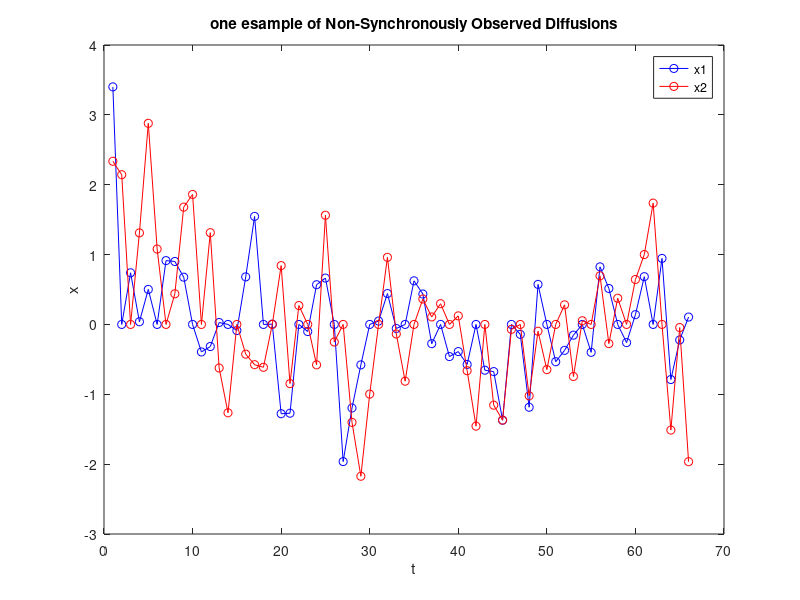

The MATLAB source for this figure: (Note: this script raises an error after producing the figure.)
%%MLPMCMC with diffusion bridge, estimating drift coefficient. EM dis
%%observation regular observed.
close all;
clear;
clc;
format long

T = 65;
L = 18;
delta = 2^(-L); 
nh = 1/delta;
nl = T*2^L; 

% parameters 
%A should be positive definite
A = [0.8,0.2;-0.3,0.8];
x0 = randn(2,1)+3;
R = chol(eye(2) * delta);
%{
dW = cell(nl,1);
for i = 1:nl
    dW{i,1} = R * randn(2,1);
end
X = zeros(2, T+1);
X(:,1) = x0;
%}

%generating data
COV = [1,0.5; 0.5,1];
Sigma = sqrtm(COV);
rho = 0.5;
%{
for k = 1: T
    v = X(:,k);
    for i = 1:nh
        v = v-(A*delta)*v + Sigma*dW{(k-1)*nh +i,1};
    end
    X(:,k+1) = v;
end
X(1,2:4:T) = 0;
X(2,3:4:T) = 0;
%}


load('X_18.mat');
%X(1,T) = 0;
%X(2,T) = 0;

figure;
plot(1:T+1,  X(1,:), 'b-o');
hold on
plot(1:T+1,  X(2,:), 'r-o');
hold off
xlabel('t')
ylabel('x')
legend('x1','x2')
title('one esample of Non-Synchronously Observed Diffusions')

NP = 50;
NP_1 = 30;

Lmin = 4;
LP = 6;
% discretization size
hl = zeros(LP - Lmin + 1, 1);
hl(1) = 2^(-Lmin);
for l = 1:LP- Lmin
    hl(l+1) = 2^(-l- Lmin);
end

%Nl =  floor(20 * 2^(2*LP) * hl.^(9/10) + 1000);
Nl = [1000,1000,1000];
%store the acceptance rate
Aln = zeros(LP - Lmin + 1, 1);
Theta_trace = cell(LP - Lmin + 1, 1);
Theta_trace_1 = cell(LP - Lmin,1);
Theta_trace_2 = cell(LP - Lmin,1);

Theta_traceN = cell(LP - Lmin + 1, 1);
Theta_trace_1N = cell(LP - Lmin,1);
Theta_trace_2N = cell(LP - Lmin,1);

%mean of theta over iterations
ML_Theta_trace = cell(LP - Lmin + 1, 1);
%weights for finer and corse level        
H1_trace = cell(LP - Lmin, 1);
H2_trace = cell(LP - Lmin, 1);

for k = 1 : LP - Lmin + 1
    Theta_trace{k, 1} = zeros(Nl(k),4);
    Theta_traceN{k,1} = zeros(Nl(k),4);
    ML_Theta_trace{k, 1} = zeros(Nl(k),4);
end

for i = 1:LP - Lmin
    Theta_trace_1{i,1} = zeros(Nl(i+1),4);
    Theta_trace_2{i,1} = zeros(Nl(i+1),4);

    Theta_trace_1N{i,1} = zeros(Nl(i+1),4);
    Theta_trace_2N{i,1} = zeros(Nl(i+1),4);

    H1_trace{i,1} = zeros(Nl(i+1),1);
    H2_trace{i,1} = zeros(Nl(i+1),1);
end


%initial theta values and parameters
Theta_A = [0.9,0.2,-0.3,0.6];
tic;

Theta_A_p = Theta_A;
Z = PF_DB(Lmin, NP, T, X, Theta_A_p(1),Theta_A_p(2),Theta_A_p(3),Theta_A_p(4), sqrt(COV(1,1)),sqrt(COV(2,2)),rho);
lZ = Z;
l_pos_Theta_A_p = l_posterior(Theta_A_p, lZ);

N_count = 0;
N_count_last = 0;

Sigma_A = 0.4*diag([0.8,0.6,0.6,0.8]);
Sigma_A1 = 0.35*diag([0.8,0.6,0.6,0.8]);

for iter = 1:Nl(1)
 
    if mod(iter, 50) == 0
        fprintf('iter = %f\n', iter);
        disp(['current AC = ', num2str(N_count/(iter))]);
        disp(['current new AC = ', num2str((N_count - N_count_last)/(mod(iter,50)+1))]);

    end
    if mod(iter, 50) == 0
        N_count_last = N_count;
    end

   
    Theta_A_prime1 = Theta_A_p;
    Theta_A_prime1 = mvnrnd(Theta_A_prime1, Sigma_A*Sigma_A');
    Theta_A_prime = Theta_A_prime1;

    Z_prime = PF_DB(Lmin, NP, T, X, ...
            Theta_A_prime(1),Theta_A_prime(2),Theta_A_prime(3),Theta_A_prime(4), sqrt(COV(1,1)),sqrt(COV(2,2)),rho);
    lZ_prime = Z_prime;
    l_pos_Theta_A_prime = l_posterior(Theta_A_prime, lZ_prime);
    
    
    alpha = min(0, l_pos_Theta_A_prime - l_pos_Theta_A_p);
    U = log(rand);
    if U < alpha
        Theta_A_p = Theta_A_prime;
        lZ = lZ_prime;
        l_pos_Theta_A_p = l_pos_Theta_A_prime;
        Theta_trace{1, 1}(iter,:) = Theta_A_prime; 
        N_count = N_count + 1;
        
    else
        Theta_trace{1, 1}(iter,:) = Theta_A_p; 
        lZ = PF_DB(Lmin, NP, T, X, Theta_A_p(1),Theta_A_p(2),Theta_A_p(3),Theta_A_p(4), sqrt(COV(1,1)),sqrt(COV(2,2)),rho);
        l_pos_Theta_A_p = l_posterior(Theta_A_p, lZ);
    end 
end

Aln(1,1) = N_count / Nl(1);
toc;

H1_sum = 0;
H2_sum = 0;
tic;

for l = 1:LP - Lmin 

    level = l + Lmin;
    fprintf('level = %f\n', level);

    Theta_l = mean(Theta_trace{1,1});
    [H1_l, H2_l, G_l] = c_pf_db(level, NP_1, T, X, Theta_l(1),Theta_l(2),Theta_l(3),Theta_l(4), sqrt(COV(1,1)),sqrt(COV(2,2)),rho);
    lG_l = G_l;
    l_pos_theta_l = l_posterior(Theta_l, lG_l);
    
    N_count_l = 0;
    for iter = 1:Nl(l+1)
        
        if mod(iter, 100) == 0
            fprintf('iter = %f\n', iter);
            fprintf('AR = %f\n', N_count_l/iter);
            fprintf('H1 average = %f\n', H1_sum/100);
            fprintf('H2 average = %f\n', H2_sum/100);
            %disp(['average theta = ', num2str(mean(Theta_trace((iter-99):iter-1,:),1))]);
            H1_sum = 0;
            H2_sum = 0;
            toc;
            tic;
        end
            
        Theta_l_prime1 = mvnrnd(Theta_l, Sigma_A1*Sigma_A1');
        Theta_l_prime = Theta_l_prime1;
        [H1_lp, H2_lp, lG_lp] = c_pf_db(level, NP_1, T, X, Theta_l_prime(1),Theta_l_prime(2),Theta_l_prime(3),Theta_l_prime(4), sqrt(COV(1,1)),sqrt(COV(2,2)),rho);
        l_pos_theta_l_prime = l_posterior(Theta_l_prime, lG_lp);
        alpha_l = min(0, l_pos_theta_l_prime - l_pos_theta_l);

        H1_sum = H1_sum + H1_lp;
        H2_sum = H2_sum + H2_lp;

        Ul = log(rand);

        if Ul < alpha_l 
            Theta_l = Theta_l_prime;
            Theta_trace{l+1, 1}(iter,:) = Theta_l_prime;
            lG_l = lG_lp;
            l_pos_theta_l = l_pos_theta_l_prime;
            H1_l = H1_lp;
            H2_l = H2_lp;
            H1_trace{l, 1}(iter,1) = H1_lp;
            H2_trace{l, 1}(iter,1) = H2_lp;
            N_count_l = N_count_l + 1;
        else
            Theta_trace{l+1, 1}(iter,:) = Theta_l; 
            [H1_l, H2_l, lG_l] = c_pf_db(level, NP_1, T, X, Theta_l(1),Theta_l(2),Theta_l(3),Theta_l(4), sqrt(COV(1,1)),sqrt(COV(2,2)),rho);
            l_pos_theta_l = l_posterior(Theta_l, lG_l);
            H1_trace{l, 1}(iter,1) = H1_l;
            H2_trace{l, 1}(iter,1) = H2_l;
        end   
    end

        Aln(l+1,1) = N_count_l / Nl(l+1);
end

toc;

for ll = 1:LP - Lmin
    for i = 1:4      
        Theta_trace_1N{ll,1}(:,i) = Theta_trace{ll+1,1}(:,i) .* (exp(H1_trace{ll,1}(:,1)) / sum(exp(H1_trace{ll,1}(:,1))));
        Theta_trace_2N{ll,1}(:,i) = Theta_trace{ll+1,1}(:,i) .* (exp(H2_trace{ll,1}(:,1)) / sum(exp(H2_trace{ll,1}(:,1))));
        Theta_traceN{ll+1,1}(:,i) = Theta_trace{ll+1,1}(:,i) .* (exp(H1_trace{ll,1}(:,1)) / sum(exp(H1_trace{ll,1}(:,1))) - exp(H2_trace{ll,1}(:,1))/ sum(exp(H2_trace{ll,1}(:,1))));
        ML_Theta_trace{ll+1,1}(:,i) = cumsum(Theta_traceN{ll+1, 1}(:,i)) ./ (1:Nl(ll+1))';
    end
end

Theta_traceN{1,1} = mean(Theta_trace{1,1});

final_theta = Theta_traceN{1,1};
level_means = zeros(LP-Lmin, 4);

for i=1:4
    for j = 1:LP - Lmin
        final_theta(i) = final_theta(i) + sum(Theta_traceN{j+1,1}(burnin:end,i));
        level_means(j,i) = sum(Theta_traceN{j+1,1}(burnin:end,i));
    end
end

%{
Theta_all = Theta_trace{1,1} + Theta_trace{2,1} + Theta_trace{3,1};

figure
subplot(4,1,1)
plot(1:3:Nl(1), Theta_all(1:3:end,1), 'r--');
title('A11');

subplot(4,1,2)
plot(1:3:Nl(1), Theta_all(1:3:end,2), 'r--');
title('A12');

subplot(4,1,3)
plot(1:3:Nl(1), Theta_all(1:3:end,3), 'r--');
title('A21');

subplot(4,1,4)
plot(1:3:Nl(1), Theta_all(1:3:end,4), 'r--');
title('A22');



% 调整子图间距
set(gcf, 'Position', [100 100 380 700]);
set(gcf, 'Units', 'normalized');
set(gcf, 'Position', [0.1 0.1 0.38 0.7]);


figure
histogram(H1_trace{1,1})

Theta_truth = [A(1,1),A(1,2),A(2,1),A(2,2),sqrt(COV(1,1)),sqrt(COV(2,2)),rho];
figure
plot(1:Nl(1), Theta_trace{1,1}(:,1), 'r--');
hold on
plot([1, Nl(1)], [Theta_truth(1), Theta_truth(1)]);
hold on 
plot(1:Nl(1), cumsum(Theta_trace{1,1}(:,1)) ./ (1:Nl(1))', 'b-*')
title('A11')
hold off

figure
plot(1:Nl(1), Theta_trace{1,1}(:,2), 'r--');
hold on
plot([1, Nl(1)], [Theta_truth(2), Theta_truth(2)]);
title('A12')
hold off

figure
plot(1:Nl(1), Theta_trace{1,1}(:,3), 'r--');
hold on
plot([1, Nl(1)], [Theta_truth(3), Theta_truth(3)]);
title('A21')
hold off

figure
plot(1:Nl(1), Theta_trace{1,1}(:,4), 'r--');
hold on
plot([1, Nl(1)], [Theta_truth(4), Theta_truth(4)]);
title('A22')
hold off





for l = 1:LP-Lmin
figure
plot(burnin:Nl(l+1), Theta_traceN{l+1,1}(burnin:end,1), 'r--')
title(['MLPMMH increments l = ', num2str(l+1)])
%legend('L','theta')
hold off
figure
plot(burnin:Nl(l+1), Theta_traceN{l+1,1}(burnin:end,2), 'r--')
title(['MLPMMH increments l = ', num2str(l+1)])
%legend('L','theta')
hold off
figure
plot(burnin:Nl(l+1), Theta_traceN{l+1,1}(burnin:end,3), 'r--')
title(['MLPMMH increments l = ', num2str(l+1)])
%legend('L','theta')
hold off
figure
plot(burnin:Nl(l+1), Theta_traceN{l+1,1}(burnin:end,4), 'r--')
title(['MLPMMH increments l = ', num2str(l+1)])
%legend('L','theta')
hold off

end

%}

%particle filter using diffusion bridge
function z = PF_DB(L, NP, T, X,A1,A2,A3,A4,SIG1,SIG2,rho)
    hl = 2^(-L);
    nl = 2^L;
    A  = [A1,A2;A3,A4];
    
    X_est = zeros(NP,2,T+1);
    X_est(:,1,1) = X(1,1) * ones(NP,1);
    X_est(:,2,1) = X(2,1) * ones(NP,1);
    Cova = [SIG1^2,rho*SIG1*SIG2;rho*SIG1*SIG2,SIG2^2];
    Cova_Inv = Cova^(-1);
    lGL1 = zeros(NP,T);
    lGL2 = zeros(NP,T);
    lGL3 = zeros(NP,T);
    lGL = zeros(NP,T);
    lGL_star = zeros(1,T);

    for k = 1:T
        
        XK = zeros(NP,2);
        XKM = zeros(NP,2);
        %update x_{k+1}
        %the first observation is missed
        %simulate x^1_{k+1}conditional on X^2_{k+1} and X_k
        XKM(:,1) = X_est(:,1,k);
        XKM(:,2) = X_est(:,2,k);

        if X(1,k+1) == 0 && X(2,k+1) ~= 0
            X_est(:,2,k+1) = X(2,k+1) * ones(NP,1);
            %generate the first comnent from f_hat (browanian motion delta_t = 1)
            X_est(:,1,k+1) = sqrt((1-rho^2))*SIG1*0.1*randn(NP,1) + X_est(:,1,k) + rho*SIG1/SIG2* (X_est(:,2,k+1)-X_est(:,2,k));
            XK(:,1) = X_est(:,1,k+1);
            XK(:,2) = X_est(:,2,k+1);
            X_Bri = em_b(XKM, XK, L, NP, A1,A2,A3,A4,SIG1,SIG2,rho);
            %f_tilde from the brownian motion X_tk+1 ~ N(Xtk,Sigma*Sigma'*1)
            lGL1(:,k) = lG(XK,XKM,Cova);
            %h_hat, conditional density 
            lGL2(:,k) = -lG(X_est(:,1,k+1),X_est(:,1,k) + rho*SIG1/SIG2*(X_est(:,2,k+1)-X_est(:,2,k)),(1-rho^2)*SIG1^2*0.01);
            
            % the integral of L
            % if there is any way to replace the for loop
            
            for m = 0:nl-1
                lGL3(:,k) = lGL3(:,k) + diag(hl*(-A*X_Bri(:,:,m+1)')' * Cova_Inv*(XK-X_Bri(:,:,m+1))'/(1-m*hl));
            end
            %{
            for m = 0:nl-1
                for mm = 1:NP
                lGL3(mm,k) = lGL3(mm,k) + hl*(-A*X_Bri(mm,:,m+1)')' * Cova_Inv*(XK(mm,:)-X_Bri(mm,:,m+1))'/(1-m*hl);
                end
            end
            %}
            lGL(:,k) = lGL3(:,k)+lGL2(:,k)+lGL1(:,k);

        %the second observation is missed
        %simulate x^2_{k+1}conditional on X^1_{k+1} and X_k
        elseif X(2,k+1) == 0 && X(1, k+1) ~= 0
            X_est(:,1,k+1) = X(1,k+1) * ones(NP,1);
            %generate the second comnent from f_hat (browanian motion delta_t = 1)
            X_est(:,2,k+1) = sqrt((1-rho^2))*SIG2*0.1*randn(NP,1) + X_est(:,2,k) + rho*SIG2/SIG1* (X_est(:,1,k+1)-X_est(:,1,k));
            XK(:,1) = X_est(:,1,k+1);
            XK(:,2) = X_est(:,2,k+1);
            X_Bri = em_b(XKM, XK, L, NP, A1,A2,A3,A4,SIG1,SIG2,rho);
            %f_tilde from the brownian motion X_tk+1 ~ N(Xtk,Sigma*Sigma'*1)
            lGL1(:,k) = lG(XK,XKM,Cova);
            %h_hat, conditional density 
            lGL2(:,k) = -lG(X_est(:,2,k+1),X_est(:,2,k) + rho*SIG2/SIG1*(X_est(:,1,k+1)-X_est(:,1,k)),(1-rho^2)*SIG2^2*0.01);
            %
            for m = 0:nl-1
                lGL3(:,k) = lGL3(:,k) + hl*diag((-A*X_Bri(:,:,m+1)')' * Cova_Inv*(XK-X_Bri(:,:,m+1))'/(1-m*hl));
            end
            %{

            for m = 0:nl-1
                for mm = 1:NP
                    lGL3(mm,k) = lGL3(mm,k) + hl*(-A*X_Bri(mm,:,m+1)')' * Cova_Inv*(XK(mm,:)-X_Bri(mm,:,m+1))'/(1-m*hl);
                end
            end
            %}
            lGL(:,k) = lGL3(:,k)+lGL2(:,k)+lGL1(:,k);
        %no missing components
        elseif X(2,k+1) ~= 0 && X(1, k+1) ~= 0
            X_est(:,1,k+1) = X(1,k+1)*ones(NP,1);
            X_est(:,2,k+1) = X(2,k+1)*ones(NP,1);
            XK(:,1) = X_est(:,1,k+1);
            XK(:,2) = X_est(:,2,k+1);
            X_Bri = em_b(XKM, XK, L, NP, A1,A2,A3,A4,SIG1,SIG2,rho);
            %f_tilde from the brownian motion X_tk+1 ~ N(Xtk,Sigma*Sigma'*1)
            lGL1(:,k) = lG(XK,XKM,Cova);
            %h_hat, conditional density 
            lGL2(:,k) = 0;
            
            % the integral of L
            % if there is any way to replace the for loop
            %
            for m = 0:nl-1
                lGL3(:,k) = lGL3(:,k) + hl*diag((-A*X_Bri(:,:,m+1)')' * Cova_Inv*(XK-X_Bri(:,:,m+1))'/(1-m*hl));
            end
            %{
            for m = 0:nl-1
                for mm = 1:NP
                lGL3(mm,k) = lGL3(mm,k) + hl*(-A*X_Bri(mm,:,m+1)')' * Cova_Inv*(XK(mm,:)-X_Bri(mm,:,m+1))'/(1-m*hl);
                end
            end
            %}
            lGL(:,k) = lGL3(:,k)+lGL2(:,k)+lGL1(:,k);
        end
        GL0 = exp(lGL(:,k) - max(lGL(:,k)));
        lGL_star(1,k)= log(sum(GL0)) + max(lGL(:,k));
        GLL = GL0 / sum(GL0);
     
        I = resampleSystematic( GLL);
        X_est(:,1,1:k) = X_est(I, 1,1:k);
        X_est(:,2,1:k) = X_est(I, 2,1:k); 
            
       
    end
    %{
    % the last point
    XK(:,:) = (chol(Cova)*randn(NP, 2)')' + XKM;
    X_Bri = em_b(XKM, XK, L, NP, A1,A2,A3,A4,SIG1,SIG2,rho);
    %f_tilde from the brownian motion X_tk+1 ~ N(Xtk,Sigma*Sigma'*1)
    lGL1(:,T) = lG(XK,XKM,Cova);
    %h_hat, conditional density 
    lGL2(:,T) = -lG(XK,XKM,Cova);
    
    % the integral of L
    % if there is any way to replace the for loop
    for m = 0:nl-1
        lGL3(:,T) = lGL3(:,T) + diag(hl*(A*X_Bri(:,:,m+1)')' * Cova^(-1)*(XK-X_Bri(:,:,m+1))'/(1-m*hl));
    end
    lGL(:,T) = lGL3(:,T)+lGL2(:,T)+lGL1(:,T);
    GL0 = exp(lGL(:,T) - max(lGL(:,T)));
    lGL_star(1,T)= log(sum(GL0)) + max(lGL(:,T));
    %}
     
    %z = exp(log(GLL) + T * log(1/N) + sum(lGL_star));  
    z = T * log(1/NP) + sum(lGL_star);
end


% the auxillary diffusion is dx_t = sqrtm(Cov)*dW_t with fixed starting point, 
% then in a unit interval[t-1,t], x_t ~ N(x_{t-1}, Cov),we use the conditional transition density
% of the auxillary diffusion to sample the missing observations.

%Euler discretization of the diffusion bridge
function X_bridge = em_b(X_start, X_end, L, N, a11,a12,a21,a22,sigma1,sigma2,rho)
    hh = 2^-L;
    nh = 2^L;
    X_bridge = zeros(N,2,nh);
    X_bridge(:,:,1) = X_start;
    %XU = X_start; 
    R = chol(eye(2) * hh);
    dW = zeros(N,2,nh);
    for m = 1:nh-1
        dW(:,:,m) = (R*randn(N,2)')';
    end
    SIG = sqrtm([sigma1^2,rho*sigma1*sigma2;rho*sigma1*sigma2,sigma2^2]);
    for ii = 1:nh-1 
        X_bridge(:,:,ii+1) = X_bridge(:,:,ii) - ([a11,a12;a21,a22]*X_bridge(:,:,ii)')'*hh + (X_end-X_bridge(:,:,ii))/(1-(ii-1)*hh)*hh + (SIG*dW(:,:,ii)')';
    end
end


function [lwf, lwc, cz] = c_pf_db(L, NP, T, X,A1,A2,A3,A4,SIG1,SIG2,rho)
    hlf = 2^(-L);
    nlf = 2^L;
    hlc = 2^(-(L-1));
    nlc = 2^(L-1);
    A  = [A1,A2;A3,A4];
    
    Xf_est = zeros(NP,2,T+1);
    Xf_est(:,1,1) = X(1,1) * ones(NP,1);
    Xf_est(:,2,1) = X(2,1) * ones(NP,1);

    Xc_est = zeros(NP,2,T+1);
    Xc_est(:,1,1) = X(1,1) * ones(NP,1);
    Xc_est(:,2,1) = X(2,1) * ones(NP,1);

    Cova = [SIG1^2,rho*SIG1*SIG2;rho*SIG1*SIG2,SIG2^2];
    Cova_Inv = Cova^(-1);
    lGLf1 = zeros(NP,T);
    lGLf2 = zeros(NP,T);
    lGLf3 = zeros(NP,T);
    lGLf = zeros(NP,T);

    lGLc1 = zeros(NP,T);
    lGLc2 = zeros(NP,T);
    lGLc3 = zeros(NP,T);
    lGLc = zeros(NP,T);

    lGLJ = zeros(NP,T);
    lGL_star = zeros(1,T);
    lwf = 0;
    lwc = 0;
  
    
     for k = 1:T
        XKf = zeros(NP,2);
        XKMf = zeros(NP,2);
        XKc = zeros(NP,2);
        XKMc = zeros(NP,2);
        %update x_{k+1}
        %the first observation is missed
        %simulate x^1_{k+1}conditional on X^2_{k+1} and X_k
        XKMf(:,1) = Xf_est(:,1,k);
        XKMf(:,2) = Xf_est(:,2,k);
        XKMc(:,1) = Xc_est(:,1,k);
        XKMc(:,2) = Xc_est(:,2,k);
        if X(1,k+1) == 0 && X(2,k+1) ~= 0
            Xf_est(:,2,k+1) = X(2,k+1) * ones(NP,1);
            %generate the first comnent from f_hat (browanian motion delta_t = 1)
            Xf_est(:,1,k+1) = sqrt((1-rho^2))*SIG1*(0.1)*randn(NP,1) + Xf_est(:,1,k) + rho*SIG1/SIG2* (Xf_est(:,2,k+1)-Xf_est(:,2,k));
            XKf(:,1) = Xf_est(:,1,k+1);
            XKf(:,2) = Xf_est(:,2,k+1);

            Xc_est(:,2,k+1) = X(2,k+1) * ones(NP,1);
            %generate the first comnent from f_hat (browanian motion delta_t = 1)
            Xc_est(:,1,k+1) = sqrt((1-rho^2))*SIG1*(0.1)*randn(NP,1) + Xc_est(:,1,k) + rho*SIG1/SIG2* (Xc_est(:,2,k+1)-Xc_est(:,2,k));
            XKc(:,1) = Xc_est(:,1,k+1);
            XKc(:,2) = Xc_est(:,2,k+1);


            [Xf_Bri,Xc_Bri] = cou_em_b(XKMf, XKf, XKMc,XKc, L, NP, A1,A2,A3,A4,SIG1,SIG2,rho);
            %f_tilde from the brownian motion Xf_tk+1 ~ N(Xf_tk,Sigma*Sigma'*1)
            lGLf1(:,k) = lG(XKf,XKMf,Cova);
            %h_hat, conditional density 
            lGLf2(:,k) = -lG(Xf_est(:,1,k+1),Xf_est(:,1,k) + rho*SIG1/SIG2*(Xf_est(:,2,k+1)-Xf_est(:,2,k)),(1-rho^2)*SIG1^2*0.01);            
            % the integral of L
            % if there is any way to replace the for loop
            %
            for m1 = 0:nlf-1
                lGLf3(:,k) = lGLf3(:,k) + diag(hlf*(-A*Xf_Bri(:,:,m1+1)')' * Cova_Inv*(XKf-Xf_Bri(:,:,m1+1))'/(1-m1*hlf));
            end
            %{
            for m1 = 0:nlf-1
                for mm1 = 1:NP
                lGLf3(mm1,k) = lGLf3(mm1,k) + hlf*(-A*Xf_Bri(mm1,:,m1+1)')' * Cova_Inv*(XKf(mm1,:)-Xf_Bri(mm1,:,m1+1))'/(1-m1*hlf);
                end
            end
            %}
            lGLf(:,k) = lGLf3(:,k)+lGLf2(:,k)+lGLf1(:,k);

            lGLc1(:,k) = lG(XKc,XKMc,Cova);
            %h_hat, conditional density 
            lGLc2(:,k) = -lG(Xc_est(:,1,k+1),Xc_est(:,1,k) + rho*SIG1/SIG2*(Xc_est(:,2,k+1)-Xc_est(:,2,k)),(1-rho^2)*SIG1^2*0.01);            
            % the integral of L
            % if there is any way to replace the for loop
            %
            for m2 = 0:nlc-1
                lGLc3(:,k) = lGLc3(:,k) + hlc*diag((-A*Xc_Bri(:,:,m2+1)')' * Cova_Inv*(XKc-Xc_Bri(:,:,m2+1))'/(1-m2*hlc));
            end
            %{
            for m2 = 0:nlc-1
                for mm2 = 1:NP
                lGLc3(mm2,k) = lGLc3(mm2,k) + hlc*(-A*Xc_Bri(mm2,:,m2+1)')' * Cova_Inv*(XKc(mm2,:)-Xc_Bri(mm2,:,m2+1))'/(1-m2*hlc);
                end
            end
            %}
            lGLc(:,k) = lGLc3(:,k)+lGLc2(:,k)+lGLc1(:,k);
            
            %lGLJ(:,k) = max(lGLf(:,k),lGLc(:,k));
            lGLJ(:,k) = log(0.5*exp(lGLf(:,k)) + 0.5*exp(lGLc(:,k)));
        %the second observation is missed
        %simulate x^2_{k+1}conditional on X^1_{k+1} and X_k
        elseif X(2,k+1) == 0 && X(1,k+1) ~= 0
            Xf_est(:,1,k+1) = X(1,k+1) * ones(NP,1);
            %generate the first comnent from f_hat (browanian motion delta_t = 1)
            Xf_est(:,2,k+1) = sqrt((1-rho^2))*SIG2*(0.1)*randn(NP,1) + Xf_est(:,2,k) + rho*SIG2/SIG1* (Xf_est(:,1,k+1)-Xf_est(:,1,k));
            XKf(:,1) = Xf_est(:,1,k+1);
            XKf(:,2) = Xf_est(:,2,k+1);

            Xc_est(:,1,k+1) = X(1,k+1) * ones(NP,1);
            %generate the first comnent from f_hat (browanian motion delta_t = 1)
            Xc_est(:,2,k+1) = sqrt((1-rho^2))*SIG2*(0.1)*randn(NP,1) + Xc_est(:,2,k) + rho*SIG2/SIG1* (Xc_est(:,1,k+1)-Xc_est(:,1,k));
            XKc(:,1) = Xc_est(:,1,k+1);
            XKc(:,2) = Xc_est(:,2,k+1);


            [Xf_Bri,Xc_Bri] = cou_em_b(XKMf, XKf, XKMc, XKc, L, NP, A1,A2,A3,A4,SIG1,SIG2,rho);
            %f_tilde from the brownian motion X_tk+1 ~ N(Xtk,Sigma*Sigma'*1)
            lGLf1(:,k) = lG(XKf,XKMf,Cova);
            %h_hat, conditional density 
            lGLf2(:,k) = -lG(Xf_est(:,2,k+1),Xf_est(:,2,k) + rho*SIG2/SIG1*(Xf_est(:,1,k+1)-Xf_est(:,1,k)),(1-rho^2)*SIG2^2*0.01);            
            % the integral of L
            % if there is any way to replace the for loop
            %
            for m1 = 0:nlf-1
                lGLf3(:,k) = lGLf3(:,k) + hlf*diag((-A*Xf_Bri(:,:,m1+1)')' * Cova_Inv*(XKf-Xf_Bri(:,:,m1+1))'/(1-m1*hlf));
            end
            %{

            for m1 = 0:nlf-1
                for mm1 = 1:NP
                lGLf3(mm1,k) = lGLf3(mm1,k) + hlf*(-A*Xf_Bri(mm1,:,m1+1)')' * Cova_Inv*(XKf(mm1,:)-Xf_Bri(mm1,:,m1+1))'/(1-m1*hlf);
                end
            end
            %}
            lGLf(:,k) = lGLf3(:,k)+lGLf2(:,k)+lGLf1(:,k);

            lGLc1(:,k) = lG(XKc,XKMc,Cova);
            %h_hat, conditional density 
            lGLc2(:,k) = -lG(Xc_est(:,2,k+1),Xc_est(:,2,k) + rho*SIG2/SIG1*(Xc_est(:,1,k+1)-Xc_est(:,1,k)),(1-rho^2)*SIG2^2*0.01);            
            % the integral of L
            % if there is any way to replace the for loop
            %
            for m2 = 0:nlc-1
                lGLc3(:,k) = lGLc3(:,k) + hlc*diag((-A*Xc_Bri(:,:,m2+1)')' * Cova_Inv*(XKc-Xc_Bri(:,:,m2+1))'/(1-m2*hlc));
            end
            %{
            for m2 = 0:nlc-1
                for mm2 = 1:NP
                lGLc3(mm2,k) = lGLc3(mm2,k) + hlc*(-A*Xc_Bri(mm2,:,m2+1)')' * Cova_Inv*(XKc(mm2,:)-Xc_Bri(mm2,:,m2+1))'/(1-m2*hlc);
                end
            end
            %}
            lGLc(:,k) = lGLc3(:,k)+lGLc2(:,k)+lGLc1(:,k);
            
            %lGLJ(:,k) = max(lGLf(:,k), lGLc(:,k));
            lGLJ(:,k) = log(0.5*exp(lGLf(:,k)) + 0.5*exp(lGLc(:,k)));
        %the second observation is missed
        %simulate x^2_{k+1}conditional on X^1_{k+1} and X_k
        %no missing components
        elseif  X(2,k+1) ~= 0 && X(1,k+1) ~= 0
            Xf_est(:,1,k+1) = X(1,k+1)*ones(NP,1);
            Xf_est(:,2,k+1) = X(2,k+1)*ones(NP,1);
            XKf(:,1) = Xf_est(:,1,k+1);
            XKf(:,2) = Xf_est(:,2,k+1);

            Xc_est(:,1,k+1) = X(1,k+1)*ones(NP,1);
            Xc_est(:,2,k+1) = X(2,k+1)*ones(NP,1);
            XKc(:,1) = Xc_est(:,1,k+1);
            XKc(:,2) = Xc_est(:,2,k+1);

            [Xf_Bri,Xc_Bri] = cou_em_b(XKMf, XKf, XKMc, XKc, L, NP, A1,A2,A3,A4,SIG1,SIG2,rho);
            %f_tilde from the brownian motion X_tk+1 ~ N(Xtk,Sigma*Sigma'*1)
            lGLf1(:,k) = lG(XKf,XKMf,Cova);
            %h_hat, conditional density 
            lGLf2(:,k) = 0;
            % the integral of L
            % if there is any way to replace the for loop
            %
            for m1 = 0:nlf-1
                lGLf3(:,k) = lGLf3(:,k) + hlf*diag((-A*Xf_Bri(:,:,m1+1)')' * Cova_Inv*(XKf-Xf_Bri(:,:,m1+1))'/(1-m1*hlf));
            end
            %{
            for m1 = 0:nlf-1
                for mm1 = 1:NP
                lGLf3(mm1,k) = lGLf3(mm1,k) + hlf*(-A*Xf_Bri(mm1,:,m1+1)')' * Cova_Inv*(XKf(mm1,:)-Xf_Bri(mm1,:,m1+1))'/(1-m1*hlf);
                end
            end
            %}
            lGLf(:,k) = lGLf3(:,k)+lGLf2(:,k)+lGLf1(:,k);

            lGLc1(:,k) = lG(XKc,XKMc,Cova);
            %h_hat, conditional density 
            lGLc2(:,k) = 0;
            % the integral of L
            % if there is any way to replace the for loop
            %
            for m2 = 0:nlc-1
                lGLc3(:,k) = lGLc3(:,k) + hlc*diag((-A*Xc_Bri(:,:,m2+1)')' * Cova_Inv*(XKc-Xc_Bri(:,:,m2+1))'/(1-m2*hlc));
            end
            %{
            for m2 = 0:nlc-1
                for mm2 = 1:NP
                lGLc3(mm2,k) = lGLc3(mm2,k) + hlc*(-A*Xc_Bri(mm2,:,m2+1)')' * Cova_Inv*(XKc(mm2,:)-Xc_Bri(mm2,:,m2+1))'/(1-m2*hlc);
                end
            end
            %}
            lGLc(:,k) = lGLc3(:,k)+lGLc2(:,k)+lGLc1(:,k);

            %lGLJ(:,k) = max(lGLf(:,k),lGLc(:,k));
            lGLJ(:,k) = log(0.5*exp(lGLf(:,k)) + 0.5*exp(lGLc(:,k)));

        end
        GL0 = exp(lGLJ(:,k) - max(lGLJ(:,k)));
        lGL_star(1,k)= log(sum(GL0)) + max(lGLJ(:,k));
        lwf = lwf + mean((lGLf(:,k) - lGLJ(:,k)));
        lwc = lwc + mean((lGLc(:,k) - lGLJ(:,k)));

        %{
        %maximal resampling not completlely correct
        GLf(:,k) = exp(lGLf(:,k) - max(lGLf(:,k)));
        GLf(:,k) = GLf(:,k) / sum(GLf(:,k));

        GLc(:,k) = exp(lGLc(:,k) - max(lGLc(:,k)));
        GLc(:,k) = GLc(:,k) / sum(GLc(:,k));

        [Inf, Inc, Xf_new, Xc_new] = max_coup_multi(GLf, GLc, NP, Xf_est(:,:,k), Xc_est(:,:,k), 2);
        Xf_est(:,:,k) = Xf_new;
        Xc_est(:,:,k) = Xc_new;
        GLf(:,k) = GLf(Inf,k);
        GLc(:,k) = GLc(Inc,k);
        lGLf(:,k) = lGLf(Inf,k);
        lGLc(:,k) = lGLc(Inc,k);
        %}
        GLL = GL0 / sum(GL0);
        I = resampleSystematic( GLL);
        Xf_est(:,1,1:k) = Xf_est(I, 1,1:k);
        Xf_est(:,2,1:k) = Xf_est(I, 2,1:k);
        %lGLf(:,1:k) = lGLf(I,1:k);
        Xc_est(:,1,1:k) = Xc_est(I, 1,1:k);
        Xc_est(:,2,1:k) = Xc_est(I, 2,1:k);
        %lGLc(:,1:k) = lGLc(I,1:k);
        %lGLJ(:,1:k) = lGLJ(:,1:k);
        %}
     
            
        %{
        
        % adaptive resampling
        GLf(:,k) = exp(lGLf(:,k) - max(lGLf(:,k)));
        GLf(:,k) = GLf(:,k) / sum(GLf(:,k));

        GLc(:,k) = exp(lGLc(:,k) - max(lGLc(:,k)));
        GLc(:,k) = GLc(:,k) / sum(GLc(:,k));

        %resampling step:
        ESS = min( (sum(GLf(:,k).^2))^(-1),...
                            (sum(GLc(:,k).^2))^(-1));

        if ESS <= NP * 0.5
           [In1,In2] = coupled_resampling(NP,...
                                            GLf(:,k),GLc(:,k));
           

           Xf_est(:,1,1:k) = Xf_est(In1, 1,1:k);
           Xc_est(:,2,1:k) = Xc_est(In2, 2,1:k); 
           
        end
        %}
        
     end
     
     %{
     % the last point
    XKf(:,:) = (chol(Cova)*randn(NP, 2)')' + XKMf;
    XKc(:,:) = (chol(Cova)*randn(NP, 2)')' + XKMc;
    [Xf_Bri,Xc_Bri] = cou_em_b(XKMf, XKf, XKMc,XKc, L, NP, A1,A2,A3,A4,SIG1,SIG2,rho);
    %f_tilde from the brownian motion X_tk+1 ~ N(Xtk,Sigma*Sigma'*1)
    lGLf1(:,T) = lG(XKf,XKMf,Cova);
    %h_hat, conditional density 
    lGLf2(:,T) = -lG(XKf,XKMf,Cova);
    % the integral of L
    % if there is any way to replace the for loop
    %{
    for m1 = 0:nlf-1
        lGLf3(:,T) = lGLf3(:,T) + diag(hlf*(-A*Xf_Bri(:,:,m1+1)')' * Cova^(-1)*(XKf-Xf_Bri(:,:,m1+1))'/(1-m1*hlf));
    end
    %}
    for m1 = 0:nlf-1
        for mm1 = 1:NP
        lGLf3(mm1,T) = lGLf3(mm1,T) + hlf*(-A*Xf_Bri(mm1,:,m1+1)')' * Cova_Inv*(XKf(mm1,:)-Xf_Bri(mm1,:,m1+1))'/(1-m1*hlf);
        end
    end
    lGLf(:,T) = lGLf3(:,T)+lGLf2(:,T)+lGLf1(:,T);


    %f_tilde from the brownian motion X_tk+1 ~ N(Xtk,Sigma*Sigma'*1)
    lGLc1(:,T) = lG(XKc,XKMc,Cova);
    %h_hat, conditional density 
    lGLc2(:,T) = -lG(XKc,XKMc,Cova);
    % the integral of L
    % if there is any way to replace the for loop
    %{
    for m2 = 0:nlc-1
        lGLc3(:,T) = lGLc3(:,T) + diag(hlc*(-A*Xc_Bri(:,:,m2+1)')' * Cova^(-1)*(XKc-Xc_Bri(:,:,m2+1))'/(1-m2*hlc));
    end
    %}
    for m2 = 0:nlc-1
        for mm2 = 1:NP
        lGLc3(mm2,T) = lGLc3(mm2,T) + hlc*(-A*Xc_Bri(mm2,:,m2+1)')' * Cova_Inv*(XKc(mm2,:)-Xc_Bri(mm2,:,m2+1))'/(1-m2*hlc);
        end
    end
    lGLc(:,T) = lGLc3(:,T)+lGLc2(:,T)+lGLc1(:,T);
    
    %lGLJ(:,T) = log(0.5)+lGLf(:,T) + log(0.5) + lGLc(:,T);
    lGLJ(:,k) = log(0.5*exp(lGLf(:,k)) + 0.5*exp(lGLc(:,k)));
    GL0 = exp(lGLJ(:,T) - max(lGLJ(:,T)));
    lGL_star(1,T)= log(sum(GL0)) + max(lGLJ(:,T));
     
    lwf = lwf + log(1/NP) + sum((lGLf(1,T) - lGLJ(1,T)));
    lwc = lwc + log(1/NP) + sum((lGLc(1,T) - lGLJ(1,T)));
     %}
    cz = T * log(1/NP) + sum(lGL_star);

end

function [Xf_bridge,Xc_bridge] = cou_em_b(Xf_start, Xf_end, Xc_start,Xc_end, L, NP, a11,a12,a21,a22,sigma1,sigma2,rho)
    hhf = 2^-L;
    nhf = 2^L;
    hhc = 2^(-(L-1));
    nhc = 2^(L-1);
    Xf_bridge = zeros(NP,2,nhf);
    Xf_bridge(:,:,1) = Xf_start;
    Xc_bridge = zeros(NP,2,nhc);
    Xc_bridge(:,:,1) = Xc_start;

  
    R = chol(eye(2) * hhf);
    dWf = zeros(NP,2,nhf-1);
    dWc = zeros(NP,2,nhc-1);
    for m = 1:nhf
        dWf(:,:,m) = (R*randn(NP,2)')';
    end
    SIG = sqrtm([sigma1^2,rho*sigma1*sigma2;rho*sigma1*sigma2,sigma2^2]);
    for ii = 1:nhc-1 
        dWc(:,:,ii) = zeros(NP,2);
        for jj = 1:2
            Xf_bridge(:,:,2*(ii-1)+jj+1) = Xf_bridge(:,:,2*(ii-1)+jj) - ([a11,a12;a21,a22]*Xf_bridge(:,:,2*(ii-1)+jj)')'*hhf + (Xf_end-Xf_bridge(:,:,2*(ii-1)+jj))/(1-(2*(ii-1)+(jj-1))*hhf)*hhf + (SIG*dWf(:,:,2*(ii-1)+jj)')';
            dWc(:,:,ii) = dWc(:,:,ii) + dWf(:,:,2*(ii-1)+jj);
        end
        Xc_bridge(:,:,ii+1) = Xc_bridge(:,:,ii) - ([a11,a12;a21,a22]*Xc_bridge(:,:,ii)')'*hhc + (Xc_end-Xc_bridge(:,:,ii))/(1-(ii-1)*hhc)*hhc + (SIG*dWc(:,:,ii)')';
    end
    Xf_bridge(:,:,nhf) = Xf_bridge(:,:,nhf-1) - ([a11,a12;a21,a22]*Xf_bridge(:,:,nhf-1)')'*hhf + (Xf_end-Xf_bridge(:,:,nhf-1))/(1-((nhf-2))*hhf)*hhf + (SIG*dWf(:,:,nhf)')';
end

function lw = lG(y, x, Cov)
    k = size(x,2);
    lw  = -log(sqrt((2*pi)^k * det(Cov))) - 0.5*diag((y-x) * Cov^(-1) * (y-x)') ;
end


function lpos_p = l_posterior(Theta, lik)
    log_lik = lik;
    %log_prior = lG(Theta(1),0,1)+lG(Theta(2),0,1)+lG(Theta(3),0,1)+lG(Theta(4),0,1);
    
    log_prior = lG(Theta(1),0,1);
    lpos_p = log_lik + log_prior;
    
end

function  indx  = resampleSystematic(w)

N = length(w);
Q = cumsum(w);
indx = zeros(N,1);
T = linspace(0,1-1/N,N) + rand(1)/N;
T(N+1) = 1;

i=1;
j=1;

while (i<=N)
    if (T(i)<Q(j))
        indx(i)=j;
        i=i+1;
    else
        j=j+1;        
    end
end
end



function [In1, In2] = coupled_resampling(N, w1, w2)
%% Coupled resampling

    alphan = sum(min(w1,w2));
    if alphan == 1 %this is an error. Alpha must be less than 1.
      display(w1)
      display(w2)
      error('It seems the wieghts of all particles are zero except one.\n')
    end


    r = rand;
    if r < alphan
        prob = min(w1, w2)/alphan;
        In1 = randsample(N,N,true,prob);
        In2 = In1;
    else
        prob = (w1 - min(w1, w2))/(1-alphan);
        In1 = randsample(N,N,true,prob);
        prob = (w2 - min(w1, w2))/(1-alphan);
        In2 = randsample(N,N,true,prob);
    end

end
%{
function [part0, part1, x0_new, x1_new] = max_coup_multi(w0, w1, N, x0, x1, dim)
    % This function does 2 things, given probability weights (normalized)
    % it uses systematic resampling, and constructs the set of resampled particles.
    % ARGUMENTS: w0: Normalized weights with dimension N (number of particles)
    % w1: Normalized weights with dimension N (number of particles)
    % x1: rank 2 array of the positions of the N particles, its dimension is Nxdim, where dim is the dimension of the problem.
    % OUTPUTs: part: is an N-dimensional array where its value in the ith position
    % represents the number of times that particle was sampled.
    % x_new: is the new set of resampled particles.
    
    wmin = min(w0, w1);
    r = sum(wmin);
    wmin_den = wmin / r;
    bino = binornd(N, r);
    part = zeros(N, 1);
    part0 = zeros(N, 1);
    part1 = zeros(N, 1);
    x0_new = zeros(N, dim);
    x1_new = zeros(N, dim);
    [part(1:bino), x0_new(1:bino, :), x1_new(1:bino, :)] = multi_samp_coup(wmin_den, bino, x0, x1, dim);
    part0(1:bino) = part(1:bino);
    part1(1:bino) = part(1:bino);
    w4_den = (w0 - wmin) / sum(w0 - wmin);
    [part0(bino+1:end), x0_new(bino+1:end, :)] = multi_samp(w4_den, N-bino, x0, dim);
    w5_den = (w1 - wmin) / sum(w1 - wmin);
    [part1(bino+1:end), x1_new(bino+1:end, :)] = multi_samp(w5_den, N-bino, x1, dim);
end

function [part_samp, x0_new, x1_new] = multi_samp_coup(W, N, x0, x1, dim)
    % This function does 2 things, given probability weights (normalized)
    % it uses multinomial resampling, and constructs the set of resampled 
    % particles.
    % ARGUMENTS: W: Normalized weights with dimension N (number of particles)
    % x: rank 2 array of the positions of the N particles, its dimension is
    % Nxdim, where dim is the dimension of the problem.
    % OUTPUTs: part: is an N-dimensional array where its value in the ith position
    % represents the number of times that particle was sampled.
    % x_new: is the new set of resampled particles.
    
    part_samp = randsample(length(W), N, true, W); % particles resampled
    x0_new = x0(part_samp, :);
    x1_new = x1(part_samp, :);
    %part_samp = part_samp + 1; % here we add 1 because particle labels are thought
                              % as Python labels, meaning that they start with 0.
end

function [part_samp, x_resamp] = multi_samp(W, N, x, dim)
    % This function does 2 things, given probability weights (normalized)
    % it uses multinomial resampling, and constructs the set of resampled 
    % particles.
    % ARGUMENTS: W: Normalized weight
    % N: number of samples to get 
    % x: rank 2 array of the positions of the N particles, its dimension is
    % Nxdim, where dim is the dimension of the problem.
    % OUTPUTs: part: is an N-dimensional array where its value in the ith position
    % represents the number of times that particle was sampled.
    % x_new: is the new set of resampled particles.
    
    part_samp = randsample(length(W), N, true, W); % particles resampled
    x_resamp = x(part_samp, :);
    %part_samp = part_samp + 1; % here we add 1 because particle labels are thought
                               % as Python labels, meaning that they start with 0.
end
%}